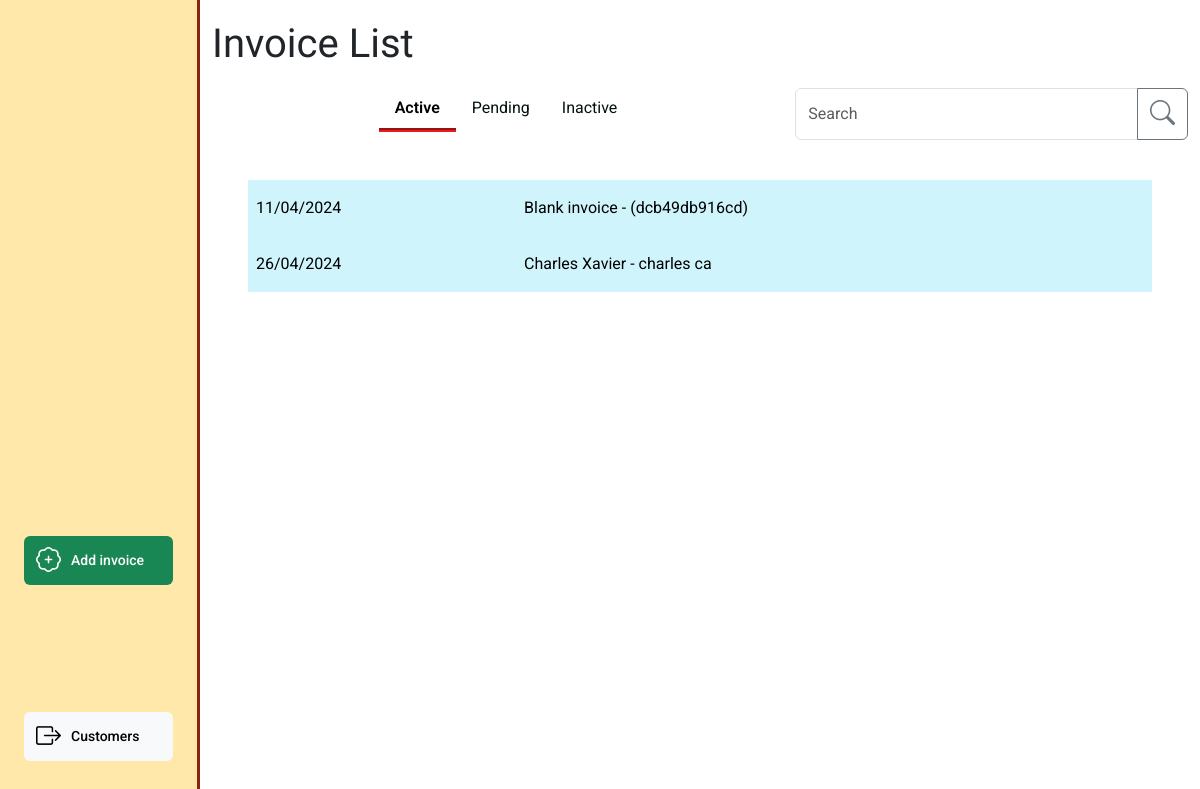
The page /invoices/invoice_list (signed in) on the database its author committed.
### invoice/models.py (models this page shows, shortened)
class Invoice(models.Model):
    class InvoiceStatus(models.IntegerChoices):
        WORK_ON_HOLD = 1, 'Work on hold'
        OPEN = 2, 'Open'
        READY_FOR_PROCESSING = 3, 'Ready for processing'
        READY_FOR_VERIFICATION = 4, 'Ready for verification'
        SENT_TO_CUSTOMER = 5, 'Sent to customer'
        COMPLETE = 6, 'Complete'
    inv_number = models.CharField(
        max_length=10, null=True, editable=False)
    inv_integer = models.PositiveIntegerField(null=True, editable=False)
    customer = models.ForeignKey(
        Customer, on_delete=models.PROTECT, related_name='invoices',
        blank=True, null=True)
    vehicle = models.ForeignKey(
        Vehicle, on_delete=models.PROTECT, related_name='invoices',
        blank=True, null=True)
    date_in = models.DateTimeField(blank=True, null=True)
    mileage = models.PositiveIntegerField(blank=True, null=True)
    status = models.PositiveSmallIntegerField(
        choices=InvoiceStatus.choices, blank=True, null=True)
    active = models.BooleanField(default=True, blank=True, null=True)
    parts_total = models.PositiveIntegerField(blank=True, null=True)
    labour_total = models.PositiveIntegerField(blank=True, null=True)
    subtotal = models.PositiveIntegerField(blank=True, null=True)
    vat_total = models.PositiveIntegerField(blank=True, null=True)
    grand_total = models.PositiveIntegerField(blank=True, null=True)
    slug = models.SlugField(max_length=100, unique=True, blank=False, null=False)
    unique_id = models.CharField(null=True, blank=True, max_length=100)
    def __str__(self):
        if self.inv_integer:
            result = f'{self.customer} - {self.vehicle} - {self.inv_number}'
        elif self.customer and self.vehicle:
            result = f'{self.customer} - {self.vehicle}'
        elif self.customer or self.vehicle:
            result = f'{self.customer or self.vehicle} - ({self.unique_id})'
        else:
            result = f'Blank invoice - ({self.unique_id})'
        return result

### customer/models.py (models this page shows, shortened)
class Customer(models.Model):
    class CustomerType(models.IntegerChoices):
        TRADE = 1, 'Trade'
        PRIVATE = 2, 'Private'
    class PaymentTerms(models.IntegerChoices):
        PIA = 1, 'Payment in advance'
        NET_7 = 2, '7 days'
        NET_14 = 3, '14 days'
        NET_30 = 4, '30 days'
        NET_60 = 5, '60 days'
    name = models.CharField(max_length=20, blank=False, null=False)
    friendly_name = models.CharField(max_length=10, blank=True, null=True)
    type = models.PositiveSmallIntegerField(
        choices=CustomerType.choices, blank=True, null=True)
    address_line_1 = models.CharField(max_length=27, blank=True, null=True)
    address_line_2 = models.CharField(max_length=27, blank=True, null=True)
    city_region = models.CharField(max_length=27, blank=True, null=True)
    postcode = models.CharField(max_length=10, blank=True, null=True)
    contact_number_primary = models.CharField(max_length=20, blank=True, null=True)
    email = models.CharField(max_length=20, blank=True, null=True)
    payment_terms = models.PositiveSmallIntegerField(
        choices=PaymentTerms.choices, blank=True, null=True)
    active = models.BooleanField(default=True, blank=True, null=True)
    slug = models.SlugField(max_length=100, unique=True, blank=False, null=False)
    def __str__(self):
        return self.name

class Vehicle(models.Model):
    customer = models.ForeignKey(
        Customer, blank=False, null=False, on_delete=models.CASCADE)
    registration = models.CharField(max_length=10, null=False, blank=False)
    make = models.CharField(max_length=27, blank=True, null=True)
    model = models.CharField(max_length=27, blank=True, null=True)
    active = models.BooleanField(default=True, blank=True, null=True)
    slug = models.SlugField(max_length=100, unique=True, blank=False, null=False)
    def __str__(self):
        return self.registration

### invoice/views.py (the view, shortened to what this page needs)
# urls.py: path('invoice_list', views.invoice_list, name='invoice_list'),
def invoice_list(request):
    create_invoice_form = InvoiceForm(initial={'status': 2})
    invoices = Invoice.objects.all()
    query = None
    filter_mapping = {
        'active': [2, 3, 4],
        'pending': [5,],
        'inactive': [1, 6]
    }
    filter = 'active'
    if request.method == 'GET':
        if 'filter' in request.GET:
            filter = request.GET['filter']
            if 'q' in request.GET:
                query = request.GET['q']
                if not query:
                    messages.error(request, 'Nothing entered in search bar.')
                    return redirect(reverse('invoice_list'))
                queries = Q(customer__name__icontains=query) | Q(vehicle__registration__icontains=query)
                invoices = invoices.filter(queries)
    status_to_filter = filter_mapping.get(filter)
    if filter == 'inactive':
        invoices=invoices.filter(status__in=status_to_filter).order_by('status')
    else:
        invoices=invoices.filter(status__in=status_to_filter).order_by('-status')
    status_class_map = {
        1: 'secondary',
        2: 'light',
        3: 'success',
        4: 'info',
        5: 'danger',
        6: 'light'
    }
    context = {
        'create_invoice_form': create_invoice_form,
        'invoices': invoices,
        'search_term': query,
        'filter_status': filter,
        'status_class_map': status_class_map,
        'available_status_map': available_status_full_dict_map
    }
    return render(request, 'invoice/invoice_list.html', context)

### invoice/context_processors.py (called while the page is built)
def user_creds(request):
    return {
        'Mechanic': request.user.groups.filter(name='Mechanic').exists(),
        'Accounts': request.user.groups.filter(name='Accounts').exists(),
        'Foreman': request.user.groups.filter(name='Foreman').exists(),
    }

### invoice/forms.py (called while the page is built)
def add_or_edit_modal(slug, type, layout):
    if slug:
        layout
    else:
        layout = Modal(
            layout,
            Row(
                Column(
                    ButtonHolder(
                        Submit(
                            'submit',
                            'Save',
                            css_class='float-end'
                        ),css_class='',
                    )
                )
            ),
            css_id=type+"_modal",
            title="Add "+type.capitalize(),
            css_class="modal-lg h-100 overflow-y-auto"
        )
    return  layout

    def create_option(self, name, value, label, selected, index, subindex=None, attrs=None):
        option = super().create_option(
            name, value, label, selected, index, subindex=subindex, attrs=attrs)
        try:
            instance = self.choices.queryset.get(pk=value.value)
            option_fk = instance.customer.id
            if option_fk:
                option['attrs']['class'] = option_fk
        except:
            option['attrs']['class'] = 'no_customer'
        return option

### invoice/templatetags/custom_tags.py (called while the page is built)
@register.filter
def get_dict_value(key_to_search, dict):
    return dict.get(key_to_search, {})

@register.filter
def date_uk(value):
    return formats.date_format(value, "d/m/Y")

### invoice/templates/invoice/invoice_list.html (shortened to what this page needs)
{% extends "base_dashboard.html" %}
{% load static %}
{% load crispy_forms_tags %}
{% load custom_tags %}
{% block css %}
{{ block.super }}
<link rel="stylesheet" href="{% static 'invoice/css/invoice.css' %}">
{% endblock %}
{% block page_heading %}Invoice List{% endblock %}
{% block side_menu_action_items %}
    <a type="button" data-bs-toggle="modal" data-bs-target="#invoice_modal" class="btn side-menu-link btn-success"><i
            class="bi bi-patch-plus"></i> <span>Add invoice</span></a>
{% endblock side_menu_action_items %}
{% block side_menu_nav_items %}
<a href="{% url 'customer_list' %}" class="btn side-menu-link btn-light"><i
    class="bi bi-box-arrow-right"></i><span>Customers</span></a>
{% endblock side_menu_nav_items %}
{% block filter_search %}
<div class="col-5 offset-2 d-none d-lg-block mb-4">
    <ul class="nav nav-tabs" role="navigation">
        <li class="nav-item">
            <a class="nav-link {% if filter_status == 'active' %}active" aria-current="page" {% else %}" {% endif %}
            href="{% url 'invoice_list' %}">Active</a>
        </li>
        {% if not Mechanic %}
        <li class="nav-item">
            <a class="nav-link {% if filter_status == 'pending' %}active" aria-current="page" {% else %}" {% endif %}
            href="{% url 'invoice_list' %}?filter=pending">Pending</a>
        </li>
        {% endif %}
        <li class="nav-item">
            <a class="nav-link {% if filter_status == 'inactive' %}active" aria-current="page" {% else %}" {% endif %}
            href="{% url 'invoice_list' %}?filter=inactive">Inactive</a>
        </li>
    </ul>
</div>
<div class="col-lg-5 d-none d-lg-block ">
    <form action="{% url 'invoice_list' %}" method="GET">
        {% include 'includes/searchbar.html' %}
    </form>
</div>
{% endblock %}
{% block dashboard_content %}
<div class="table-responsive">
    <table class="table table-hover align-middle invoice-list-table fs-6">
        <tbody>
            {% if invoices %}
                {% for invoice in invoices %}
                    {% with status=invoice.status %}
                        {% if status == 1 and not Foreman or status == 2 and Accounts or status == 3 and not Foreman or status == 4 and Mechanic %}
                        {% else %}
                        <tr class="table-{{ invoice.status|get_dict_value:status_class_map }}">
                            <td scope="row " class="d-none d-lg-table-cell">
                                <a href="{% url 'invoice_summary' invoice.slug %}">{{invoice.date_in|date_uk}}</a>
                            </td>
                            <td class="d-none d-lg-table-cell">
                                <a href="{% url 'invoice_summary' invoice.slug %}">{{invoice}}</a>
                            </td>
                        </tr>
                        {% endif %}
                    {% endwith %}
                {% endfor %}
            {% else %}
            <div class="text-center">
                <h5>No results</h5>
            </div>
            {% endif %}
        </tbody>
    </table>
</div>
{% endblock %}

### static/css/base.css (style rules this page uses)
html { height: 100%; overflow: hidden; }
body { font-family: 'Roboto', Arial, sans-serif; }
a { color: black; text-decoration: none; }
i { font-size: 25px; }
.side-menu-link { display: flex; align-items: center; font-size: 14px; font-weight: 500; border:none; width: 100%; margin-bottom: 15px; }
.side-menu-link > i { font-size: 25px; margin-right: 10px; }
tr { line-height: 40px; }
th > a, td > a { text-decoration: none; display:block }
.invoice-list-table tr, .invoice-list-table td, .invoice-list-table th, .bottom-row, .bottom-row td { border: none!important; }

### invoice/static/invoice/css/invoice.css (style rules this page uses)
.nav-item .nav-link { color: #03120E; }
.nav-tabs .nav-item .nav-link.active { color: black!important; font-weight: 600; border-bottom: 4px groove rgb(234 27 27); }
.nav-tabs { --bs-nav-tabs-border-width: none; --bs-nav-tabs-border-color: var(--bs-border-color); --bs-nav-tabs-border-radius: var(--bs-border-radius); --bs-nav-tabs-link-hover-border-color: var(--bs-secondary-bg) var(--bs-secondary-bg) var(--bs-border-color); --bs-nav-tabs-link-active-color: var(--bs-emphasis-color); --bs-nav-tabs-link-active-bg: var(--bs-body-bg); --bs-nav-tabs-link-active-border-color: var(--bs-border-color) var(--bs-border-color) var(--bs-body-bg); border-bottom: var(--bs-nav-tabs-border-width) solid var(--bs-nav-tabs-border-color); }

### rows shown on the page
Invoice: date_in "11/04/2024", inv_integer+customer+vehicle "Blank invoice - (dcb49db916cd)"
Invoice: date_in "26/04/2024", inv_integer+customer+vehicle "Charles Xavier - charles ca"
